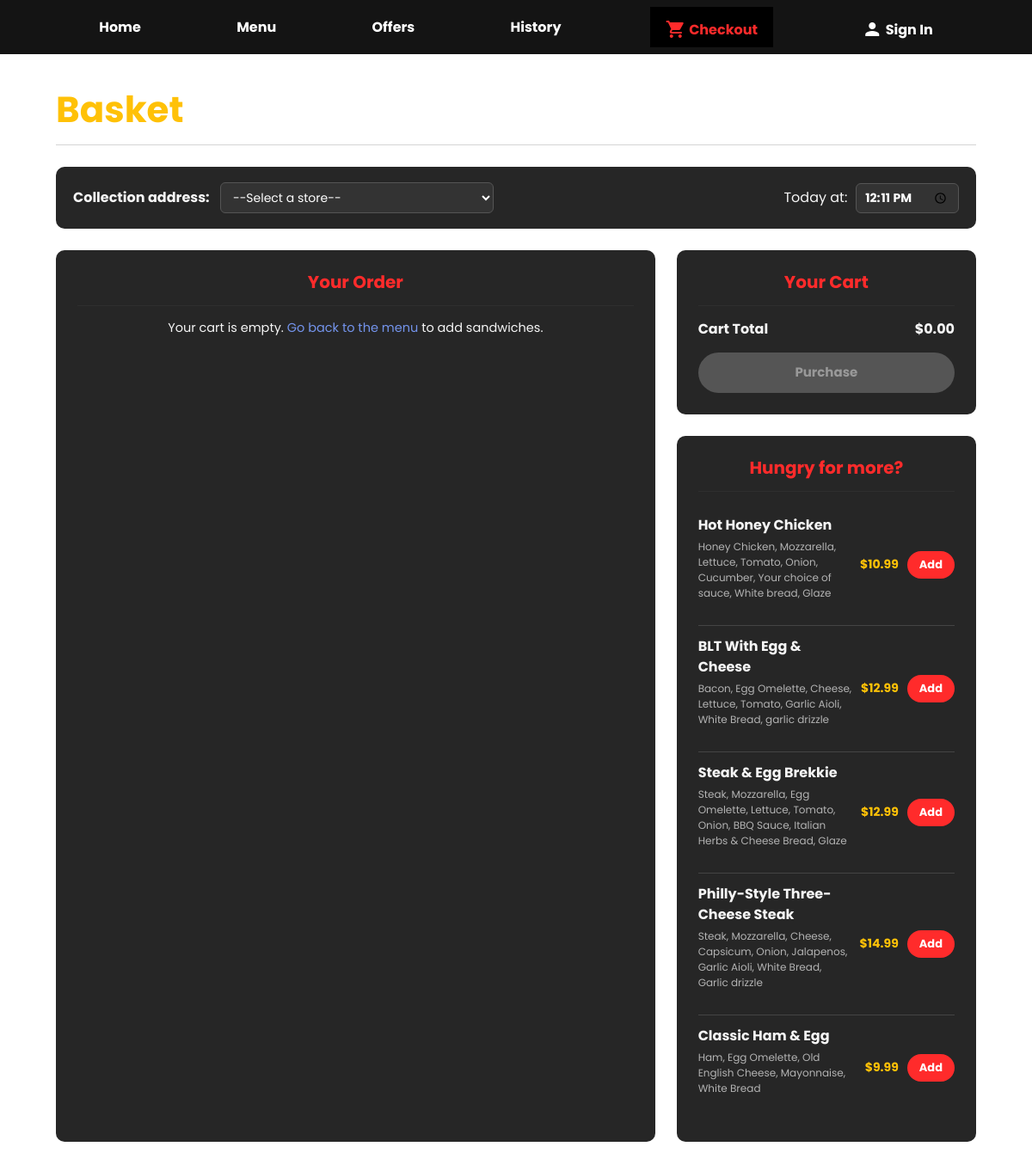
Page /checkout on the committed database.
### tables this page shows
CREATE TABLE `PRE_SANDWICH` (
  `ID` INTEGER PRIMARY KEY AUTOINCREMENT,
  `name` TEXT,
  `description` TEXT,
  `image_url` VARCHAR(2083),
  `price` REAL
, ingredients TEXT);

### SUBVAY (ASSESSMENT)/app.py (the view, shortened to what this page needs)
@app.route('/checkout')
def checkout():
    checkout_items = []
    grand_total = 0.0
    premade_cart = session.get('premade_cart', {})
    sotd_cart = session.get('sotd_cart', {})
    custom_cart = session.get('custom_cart', [])
    all_stores = query_db("SELECT ID, name FROM STORES")
    if 'selected_store_id' not in session:
        email = session.get('user')
    selected_store_id = session.get('selected_store_id')
    if 'pickup_time_value' not in session:
        default_dt = datetime.now() + timedelta(minutes=15)
        session['pickup_time_value'] = default_dt.strftime('%H:%M')
        session['pickup_time_display'] = default_dt.strftime('%I:%M%p').lstrip('0').lower()
    cart_ids_in_use = set()
    for item_id_str in premade_cart.keys():
        cart_ids_in_use.add(int(item_id_str))
    all_premade = query_db("SELECT ID, name, ingredients, price FROM PRE_SANDWICH")
    hungry_for_more = []
    for s in all_premade:
        if s[0] in cart_ids_in_use:
            continue
        if s[1] == 'Megatronus Heart Disease':
            continue
        hungry_for_more.append(s)
        if len(hungry_for_more) == 5:
            break
    return render_template(
        "checkout.html",
        items=checkout_items,
        grand_total=grand_total,
        all_stores=all_stores,
        selected_store_id=selected_store_id,
        pickup_time_value=session.get('pickup_time_value'),
        hungry_for_more=hungry_for_more
    )

### SUBVAY (ASSESSMENT)/app.py (called while the page is built, shortened)
def get_db():
    db = getattr(g, '_database', None)
    if db is None:
        db = g._database = sqlite3.connect(DATABASE)
    return db

@app.teardown_appcontext
def close_connection(exception):
    db = getattr(g, '_database', None)
    if db is not None:
        db.close()

def query_db(query, args=(), one=False):
    cur = get_db().execute(query, args)
    rv = cur.fetchall()
    cur.close()
    return (rv[0] if rv else None) if one else rv

@app.context_processor
def inject_user_name():
    email = session.get('user')
    return dict(user_name=None)

### SUBVAY (ASSESSMENT)/templates/checkout.html (shortened to what this page needs)
{% extends "layout.html" %}
{% block content %}
<div class="checkout-page-wrapper">
    <h1 class="checkout-heading">Basket</h1>
    <hr class="checkout-heading-divider">
    <div class="checkout-info-bar">
        <div class="checkout-address">
            <strong>Collection address:</strong>
            <form action="{{ url_for('set_checkout_store') }}" method="POST" class="store-select-form">
                <select name="store_id" onchange="this.form.submit()" class="store-select">
                    <option value="">--Select a store--</option>
                </select>
            </form>
        </div>
        <label class="checkout-time" for="pickup-time-input" onclick="openTimePicker(event)">
            <span>Today at:</span>
            <form action="{{ url_for('set_checkout_time') }}" method="POST" class="time-inline-form">
                <input type="time" id="pickup-time-input" name="pickup_time" value="{{ pickup_time_value }}" class="time-inline-input" onchange="this.form.submit()" required>
            </form>
        </label>
    </div>
    <div class="checkout-main-grid">
        <div class="checkout-panel">
            <h2 class="checkout-panel-title">Your Order</h2>
            <hr class="checkout-panel-divider">
            {% if items %}
                {% for item in items %}
                <div class="checkout-order-item">
                    <div class="checkout-order-item-header">
                        <strong>{{ item.name }}</strong>
                        <span class="checkout-order-item-price">
                            {% if item.is_sotd %}
                            <span class="checkout-original-price-strike">${{ "%.2f"|format(item.original_price) }}</span>
                            {% endif %}
                            ${{ "%.2f"|format(item.price) }}
                        </span>
                    </div>
                    <p class="checkout-order-item-description">{{ item.description }}</p>
                    <div class="checkout-order-item-footer">
                        <div class="checkout-qty-controls">
                            <span>Qty:</span>
                            {% if item.is_premade %}
                            <form action="/cart/update-quantity/{{ item.id }}" method="POST" class="qty-form" data-price="{{ item.price }}">
                            {% elif item.is_sotd %}
                            <form action="/cart/update-sotd-quantity/{{ item.id }}" method="POST" class="qty-form" data-price="{{ item.price }}">
                            {% else %}
                            <form action="/cart/update-custom-quantity/{{ item.cart_index }}" method="POST" class="qty-form" data-price="{{ item.price }}">
                            {% endif %}
                                <button type="button" class="qty-btn" onclick="adjustQty(this, -1)">-</button>
                                <input type="number" name="quantity" value="{{ item.quantity }}" min="1" max="99" class="qty-input" onchange="submitQtyForm(this)">
                                <button type="button" class="qty-btn" onclick="adjustQty(this, 1)">+</button>
                            </form>
                        </div>
                        <span class="checkout-order-item-subtotal" {% if item.quantity <= 1 %}style="display:none;"{% endif %}>Subtotal: $<span class="subtotal-value">{{ "%.2f"|format(item.subtotal) }}</span></span>
                        {% if item.is_premade %}
                        <a href="{{ url_for('delete_premade_item', item_id=item.id) }}" class="remove-link">Remove from cart</a>
                        {% elif item.is_sotd %}
                        <a href="{{ url_for('delete_sotd_item', item_id=item.id) }}" class="remove-link">Remove from cart</a>
                        {% else %}
                        <a href="{{ url_for('delete_custom_item', index=item.cart_index) }}" class="remove-link">Remove from cart</a>
                        {% endif %}
                    </div>
                </div>
                <hr class="checkout-item-divider">
                {% endfor %}
                <a href="{{ url_for('menu') }}" class="add-items-btn">Add Items</a>
            {% else %}
                <p>Your cart is empty. <a href="{{ url_for('menu') }}">Go back to the menu</a> to add sandwiches.</p>
            {% endif %}
        </div>
        <div class="checkout-side-column">
            <div class="checkout-panel">
                <h2 class="checkout-panel-title">Your Cart</h2>
                <hr class="checkout-panel-divider">
                <div class="checkout-cart-total-row">
                    <span>Cart Total</span>
                    <span id="cart-total-value">${{ "%.2f"|format(grand_total) }}</span>
                </div>
                {% if items %}
                <a href="{{ url_for('purchase_thanks') }}" class="proceed-btn">Purchase</a>
                {% else %}
                <button class="proceed-btn" disabled>Purchase</button>
                {% endif %}
            </div>
            {% if hungry_for_more %}
            <div class="checkout-panel">
                <h2 class="checkout-panel-title">Hungry for more?</h2>
                <hr class="checkout-panel-divider">
                {% for sandwich in hungry_for_more %}
                <div class="hungry-item">
                    <div class="hungry-item-text">
                        <strong>{{ sandwich[1] }}</strong>
                        <p class="hungry-item-description">{{ sandwich[2] }}</p>
                    </div>
                    <div class="hungry-item-action">
                        <span class="hungry-item-price">${{ "%.2f"|format(sandwich[3]) }}</span>
                        <a href="{{ url_for('add_premade_to_session', item_id=sandwich[0]) }}" class="hungry-add-btn">Add</a>
                    </div>
                </div>
                {% endfor %}
            </div>
            {% endif %}
        </div>
    </div>
</div>
{% endblock %}

### SUBVAY (ASSESSMENT)/Static/styles.css (style rules this page uses)
* { margin: 0; padding: 0; box-sizing: border-box; font-family: "Poppins", sans-serif; }
body { min-height: 100vh; background-color: #c9d6ff; background-image: url("background (2).png"); background-repeat: no-repeat; background-position: center; background-size: cover; background-attachment: fixed; color: #333; }
h2 { font-size: 34px; text-align: center; margin-bottom: 10px; }
p { font-size: 14.5px; text-align: center; margin-bottom: 10px; }
p a { color: #7494ec; text-decoration: none; cursor: pointer; }
.checkout-page-wrapper { max-width: 1100px; margin: 0 auto; padding: 40px 15px; }
.checkout-heading { color: #ffc107; font-size: 42px; font-weight: 700; text-align: left; }
.checkout-heading-divider { border: none; border-top: 1px solid #555; margin: 15px 0 25px 0; }
.checkout-info-bar { background: #262626; color: #f5f5f5; border-radius: 10px; padding: 18px 20px; display: flex; flex-wrap: wrap; justify-content: space-between; align-items: center; gap: 15px; margin-bottom: 25px; }
.store-select-form { display: inline-block; }
.store-select { background: #333; color: #fff; border: 1px solid #555; border-radius: 6px; padding: 6px 10px; font-size: 14px; margin-left: 8px; }
.checkout-main-grid { display: grid; grid-template-columns: 2fr 1fr; gap: 25px; }
.checkout-panel { background: #262626; color: #f5f5f5; border-radius: 10px; padding: 25px; margin-bottom: 25px; }
.checkout-panel-title { color: #ff2b2b; font-size: 20px; font-weight: 700; margin-bottom: 15px; }
.checkout-cart-total-row { display: flex; justify-content: space-between; font-weight: 700; margin-bottom: 15px; }
.proceed-btn { display: block; width: 100%; text-align: center; background: #ffc107; color: #000; font-weight: 700; border: none; border-radius: 30px; padding: 12px; text-decoration: none; cursor: pointer; font-size: 15px; }
.proceed-btn:disabled { background: #555; color: #999; cursor: not-allowed; }
.hungry-item { display: flex; justify-content: space-between; align-items: center; gap: 10px; padding: 12px 0; border-bottom: 1px solid #444; }
.hungry-item:last-child { border-bottom: none; }
.hungry-item-description { font-size: 12px; color: #b3b3b3; margin-top: 4px; text-align: left; }
.hungry-item-action { display: flex; align-items: center; gap: 10px; flex-shrink: 0; }
.hungry-item-price { color: #ffc107; font-weight: 700; font-size: 14px; }
.hungry-add-btn { background: #ff2b2b; color: #fff; font-weight: 700; font-size: 13px; padding: 6px 14px; border-radius: 30px; text-decoration: none; }
.checkout-panel-divider { border: none; border-top: 1px solid #444; margin: 0 0 15px 0; }
.checkout-time { display: flex; align-items: center; gap: 10px; }
.time-inline-form { display: inline-block; }
.time-inline-input { background: #333; color: #fff; border: 1px solid #555; border-radius: 6px; padding: 6px 10px; font-size: 14px; font-weight: 700; }
body { overflow-x: hidden; }

### rows in the picture
PRE_SANDWICH: name "Hot Honey Chicken", ingredients "Honey Chicken, Mozzarella, Lettuce, Tomato, Onion, Cucumber, Your choice of sauce, White bread, Glaze", price "10.99"
PRE_SANDWICH: name "BLT With Egg & Cheese", ingredients "Bacon, Egg Omelette, Cheese, Lettuce, Tomato, Garlic Aioli, White Bread, garlic drizzle", price "12.99"
PRE_SANDWICH: name "Steak & Egg Brekkie", ingredients "Steak, Mozzarella, Egg Omelette, Lettuce, Tomato, Onion, BBQ Sauce, Italian Herbs & Cheese Bread, Glaze", price "12.99"
PRE_SANDWICH: name "Philly-Style Three-Cheese Steak", ingredients "Steak, Mozzarella, Cheese, Capsicum, Onion, Jalapenos, Garlic Aioli, White Bread, Garlic drizzle", price "14.99"
PRE_SANDWICH: name "Classic Ham & Egg", ingredients "Ham, Egg Omelette, Old English Cheese, Mayonnaise, White Bread", price "9.99"

### other values in the picture
{{ "%.2f"|format(grand_total) }} "0.00"
